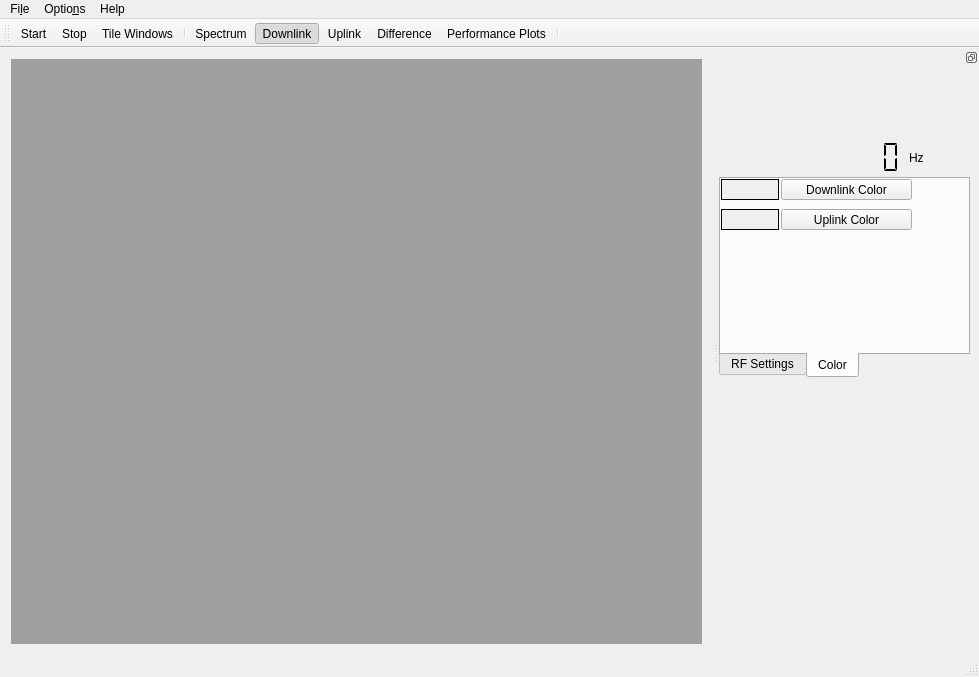
<?xml version="1.0" encoding="UTF-8"?>
<ui version="4.0">
 <class>MainWindow</class>
 <widget class="QMainWindow" name="MainWindow">
  <property name="geometry">
   <rect>
    <x>0</x>
    <y>0</y>
    <width>979</width>
    <height>677</height>
   </rect>
  </property>
  <property name="maximumSize">
   <size>
    <width>16777215</width>
    <height>16777204</height>
   </size>
  </property>
  <property name="windowTitle">
   <string>FALCON</string>
  </property>
  <property name="windowIcon">
   <iconset resource="../../gfx/images.qrc">
    <normaloff>:/logo/Logo_FALCON_button.png</normaloff>:/logo/Logo_FALCON_button.png</iconset>
  </property>
  <property name="toolButtonStyle">
   <enum>Qt::ToolButtonIconOnly</enum>
  </property>
  <property name="animated">
   <bool>false</bool>
  </property>
  <property name="dockNestingEnabled">
   <bool>true</bool>
  </property>
  <property name="dockOptions">
   <set>QMainWindow::AllowNestedDocks</set>
  </property>
  <widget class="QWidget" name="centralWidget">
   <layout class="QHBoxLayout" name="horizontalLayout">
    <item>
     <widget class="QMdiArea" name="mdiArea">
      <property name="sizePolicy">
       <sizepolicy hsizetype="Preferred" vsizetype="Preferred">
        <horstretch>0</horstretch>
        <verstretch>0</verstretch>
       </sizepolicy>
      </property>
      <property name="sizeAdjustPolicy">
       <enum>QAbstractScrollArea::AdjustToContents</enum>
      </property>
     </widget>
    </item>
   </layout>
  </widget>
  <widget class="QMenuBar" name="menuBar">
   <property name="geometry">
    <rect>
     <x>0</x>
     <y>0</y>
     <width>979</width>
     <height>30</height>
    </rect>
   </property>
   <widget class="QMenu" name="menuFile">
    <property name="title">
     <string>Fi&amp;le</string>
    </property>
    <addaction name="actionNew"/>
   </widget>
   <widget class="QMenu" name="menuHelp">
    <property name="title">
     <string>Help</string>
    </property>
   </widget>
   <widget class="QMenu" name="menuOptions">
    <property name="title">
     <string>Optio&amp;ns</string>
    </property>
    <widget class="QMenu" name="menuWindow_2">
     <property name="title">
      <string>&amp;Window</string>
     </property>
     <addaction name="actionSpectrum"/>
     <addaction name="actionDifference"/>
     <addaction name="actionUplink"/>
     <addaction name="actionplot1"/>
     <addaction name="actionDownlink"/>
    </widget>
    <widget class="QMenu" name="menuUtilities">
     <property name="title">
      <string>&amp;Utilities</string>
     </property>
     <addaction name="actionScrolling"/>
     <addaction name="actionSave_Settings"/>
    </widget>
    <widget class="QMenu" name="menuRadio">
     <property name="title">
      <string>&amp;Radio</string>
     </property>
     <addaction name="actionUse_File_as_Source"/>
     <addaction name="actionRadio_Settings"/>
    </widget>
    <addaction name="menuUtilities"/>
    <addaction name="menuRadio"/>
    <addaction name="menuWindow_2"/>
   </widget>
   <addaction name="menuFile"/>
   <addaction name="menuOptions"/>
   <addaction name="menuHelp"/>
  </widget>
  <widget class="QToolBar" name="mainToolBar">
   <attribute name="toolBarArea">
    <enum>TopToolBarArea</enum>
   </attribute>
   <attribute name="toolBarBreak">
    <bool>false</bool>
   </attribute>
   <addaction name="actionNew"/>
   <addaction name="actionStop"/>
   <addaction name="actionTile_Windows"/>
   <addaction name="separator"/>
   <addaction name="actionSpectrum"/>
   <addaction name="actionDownlink"/>
   <addaction name="actionUplink"/>
   <addaction name="actionDifference"/>
   <addaction name="actionplot1"/>
   <addaction name="separator"/>
  </widget>
  <widget class="QStatusBar" name="statusBar"/>
  <widget class="QDockWidget" name="dockWidget">
   <property name="sizePolicy">
    <sizepolicy hsizetype="Expanding" vsizetype="Expanding">
     <horstretch>0</horstretch>
     <verstretch>0</verstretch>
    </sizepolicy>
   </property>
   <property name="minimumSize">
    <size>
     <width>260</width>
     <height>50</height>
    </size>
   </property>
   <property name="features">
    <set>QDockWidget::DockWidgetFloatable|QDockWidget::DockWidgetMovable</set>
   </property>
   <property name="allowedAreas">
    <set>Qt::LeftDockWidgetArea|Qt::RightDockWidgetArea</set>
   </property>
   <attribute name="dockWidgetArea">
    <number>2</number>
   </attribute>
   <widget class="QWidget" name="dockWidgetContents">
    <widget class="QTabWidget" name="tabWidget">
     <property name="geometry">
      <rect>
       <x>0</x>
       <y>110</y>
       <width>251</width>
       <height>201</height>
      </rect>
     </property>
     <property name="tabPosition">
      <enum>QTabWidget::South</enum>
     </property>
     <property name="tabShape">
      <enum>QTabWidget::Rounded</enum>
     </property>
     <property name="currentIndex">
      <number>1</number>
     </property>
     <widget class="QWidget" name="rf_settings">
      <attribute name="title">
       <string>RF Settings</string>
      </attribute>
      <widget class="QCheckBox" name="checkBox_FileAsSource">
       <property name="geometry">
        <rect>
         <x>0</x>
         <y>40</y>
         <width>141</width>
         <height>22</height>
        </rect>
       </property>
       <property name="text">
        <string>Use File as Source</string>
       </property>
      </widget>
      <widget class="QSpinBox" name="spinBox_rf_freq">
       <property name="geometry">
        <rect>
         <x>0</x>
         <y>0</y>
         <width>121</width>
         <height>32</height>
        </rect>
       </property>
       <property name="maximum">
        <number>999999999</number>
       </property>
       <property name="displayIntegerBase">
        <number>10</number>
       </property>
      </widget>
      <widget class="QSpinBox" name="spinBox_CellId">
       <property name="geometry">
        <rect>
         <x>0</x>
         <y>110</y>
         <width>52</width>
         <height>32</height>
        </rect>
       </property>
       <property name="buttonSymbols">
        <enum>QAbstractSpinBox::PlusMinus</enum>
       </property>
       <property name="accelerated">
        <bool>true</bool>
       </property>
       <property name="maximum">
        <number>999</number>
       </property>
       <property name="value">
        <number>50</number>
       </property>
      </widget>
      <widget class="QSpinBox" name="spinBox_Ports">
       <property name="geometry">
        <rect>
         <x>90</x>
         <y>110</y>
         <width>52</width>
         <height>32</height>
        </rect>
       </property>
       <property name="buttonSymbols">
        <enum>QAbstractSpinBox::PlusMinus</enum>
       </property>
       <property name="accelerated">
        <bool>true</bool>
       </property>
       <property name="value">
        <number>2</number>
       </property>
      </widget>
      <widget class="QSpinBox" name="spinBox_Prb">
       <property name="geometry">
        <rect>
         <x>180</x>
         <y>110</y>
         <width>52</width>
         <height>32</height>
        </rect>
       </property>
       <property name="buttonSymbols">
        <enum>QAbstractSpinBox::PlusMinus</enum>
       </property>
       <property name="accelerated">
        <bool>true</bool>
       </property>
       <property name="maximum">
        <number>999</number>
       </property>
       <property name="value">
        <number>50</number>
       </property>
      </widget>
      <widget class="QLabel" name="label_2">
       <property name="geometry">
        <rect>
         <x>7</x>
         <y>140</y>
         <width>61</width>
         <height>20</height>
        </rect>
       </property>
       <property name="text">
        <string>Cell ID</string>
       </property>
      </widget>
      <widget class="QLabel" name="label_3">
       <property name="geometry">
        <rect>
         <x>100</x>
         <y>140</y>
         <width>58</width>
         <height>18</height>
        </rect>
       </property>
       <property name="text">
        <string>Ports</string>
       </property>
      </widget>
      <widget class="QLabel" name="label_4">
       <property name="geometry">
        <rect>
         <x>190</x>
         <y>140</y>
         <width>58</width>
         <height>18</height>
        </rect>
       </property>
       <property name="text">
        <string>PRB</string>
       </property>
      </widget>
      <widget class="QLabel" name="label_5">
       <property name="geometry">
        <rect>
         <x>130</x>
         <y>10</y>
         <width>58</width>
         <height>18</height>
        </rect>
       </property>
       <property name="text">
        <string>kHz</string>
       </property>
      </widget>
      <widget class="QLineEdit" name="lineEdit_FileName">
       <property name="geometry">
        <rect>
         <x>0</x>
         <y>70</y>
         <width>241</width>
         <height>32</height>
        </rect>
       </property>
       <property name="acceptDrops">
        <bool>false</bool>
       </property>
       <property name="echoMode">
        <enum>QLineEdit::Normal</enum>
       </property>
       <property name="dragEnabled">
        <bool>true</bool>
       </property>
       <property name="placeholderText">
        <string>Path to File</string>
       </property>
       <property name="clearButtonEnabled">
        <bool>true</bool>
       </property>
      </widget>
      <widget class="QPushButton" name="Select_file_button">
       <property name="geometry">
        <rect>
         <x>140</x>
         <y>30</y>
         <width>91</width>
         <height>34</height>
        </rect>
       </property>
       <property name="text">
        <string>Select File</string>
       </property>
      </widget>
     </widget>
     <widget class="QWidget" name="color_settings">
      <attribute name="title">
       <string>Color</string>
      </attribute>
      <widget class="QLabel" name="color_label_downlink">
       <property name="geometry">
        <rect>
         <x>0</x>
         <y>0</y>
         <width>58</width>
         <height>21</height>
        </rect>
       </property>
       <property name="autoFillBackground">
        <bool>true</bool>
       </property>
       <property name="frameShape">
        <enum>QFrame::Box</enum>
       </property>
       <property name="frameShadow">
        <enum>QFrame::Plain</enum>
       </property>
       <property name="midLineWidth">
        <number>4</number>
       </property>
       <property name="text">
        <string/>
       </property>
      </widget>
      <widget class="QPushButton" name="pushButton_downlink_color">
       <property name="geometry">
        <rect>
         <x>60</x>
         <y>0</y>
         <width>131</width>
         <height>21</height>
        </rect>
       </property>
       <property name="text">
        <string>Downlink Color</string>
       </property>
      </widget>
      <widget class="QLabel" name="color_label_uplink">
       <property name="geometry">
        <rect>
         <x>0</x>
         <y>30</y>
         <width>58</width>
         <height>21</height>
        </rect>
       </property>
       <property name="autoFillBackground">
        <bool>true</bool>
       </property>
       <property name="frameShape">
        <enum>QFrame::Box</enum>
       </property>
       <property name="frameShadow">
        <enum>QFrame::Plain</enum>
       </property>
       <property name="midLineWidth">
        <number>4</number>
       </property>
       <property name="text">
        <string/>
       </property>
      </widget>
      <widget class="QPushButton" name="pushButton_uplink_color">
       <property name="geometry">
        <rect>
         <x>60</x>
         <y>30</y>
         <width>131</width>
         <height>21</height>
        </rect>
       </property>
       <property name="text">
        <string>Uplink Color</string>
       </property>
      </widget>
     </widget>
    </widget>
    <widget class="QLCDNumber" name="lcdNumber_rf_freq">
     <property name="geometry">
      <rect>
       <x>10</x>
       <y>70</y>
       <width>181</width>
       <height>41</height>
      </rect>
     </property>
     <property name="midLineWidth">
      <number>-2</number>
     </property>
     <property name="digitCount">
      <number>10</number>
     </property>
     <property name="segmentStyle">
      <enum>QLCDNumber::Flat</enum>
     </property>
     <property name="intValue" stdset="0">
      <number>0</number>
     </property>
    </widget>
    <widget class="QLabel" name="label">
     <property name="geometry">
      <rect>
       <x>190</x>
       <y>70</y>
       <width>58</width>
       <height>41</height>
      </rect>
     </property>
     <property name="text">
      <string>Hz</string>
     </property>
     <property name="textFormat">
      <enum>Qt::AutoText</enum>
     </property>
     <property name="scaledContents">
      <bool>false</bool>
     </property>
    </widget>
    <widget class="QLabel" name="label_6">
     <property name="geometry">
      <rect>
       <x>0</x>
       <y>-10</y>
       <width>251</width>
       <height>81</height>
      </rect>
     </property>
     <property name="text">
      <string/>
     </property>
     <property name="pixmap">
      <pixmap resource="../../gfx/images.qrc">:/logo/Logo_FALCON.png</pixmap>
     </property>
     <property name="scaledContents">
      <bool>true</bool>
     </property>
    </widget>
   </widget>
  </widget>
  <action name="actionNew">
   <property name="text">
    <string>&amp;Start</string>
   </property>
  </action>
  <action name="actionStop">
   <property name="text">
    <string>&amp;Stop</string>
   </property>
   <property name="toolTip">
    <string>Stop</string>
   </property>
  </action>
  <action name="actionSpectrum">
   <property name="checkable">
    <bool>true</bool>
   </property>
   <property name="text">
    <string>&amp;Spectrum</string>
   </property>
  </action>
  <action name="actionDifference">
   <property name="checkable">
    <bool>true</bool>
   </property>
   <property name="text">
    <string>&amp;Difference</string>
   </property>
  </action>
  <action name="actionUplink">
   <property name="checkable">
    <bool>true</bool>
   </property>
   <property name="text">
    <string>&amp;Uplink</string>
   </property>
  </action>
  <action name="actionDownlink">
   <property name="checkable">
    <bool>true</bool>
   </property>
   <property name="checked">
    <bool>true</bool>
   </property>
   <property name="text">
    <string>D&amp;ownlink</string>
   </property>
  </action>
  <action name="actionTile_Windows">
   <property name="text">
    <string>&amp;Tile Windows</string>
   </property>
  </action>
  <action name="actionScrolling">
   <property name="text">
    <string>&amp;Scrolling</string>
   </property>
  </action>
  <action name="actionUse_File_as_Source">
   <property name="checkable">
    <bool>true</bool>
   </property>
   <property name="checked">
    <bool>true</bool>
   </property>
   <property name="text">
    <string>&amp;Use File as Source</string>
   </property>
  </action>
  <action name="actionRadio_Settings">
   <property name="text">
    <string>&amp;Radio Settings</string>
   </property>
  </action>
  <action name="actionSave_Settings">
   <property name="checkable">
    <bool>true</bool>
   </property>
   <property name="checked">
    <bool>true</bool>
   </property>
   <property name="text">
    <string>Sa&amp;ve Settings</string>
   </property>
  </action>
  <action name="actionPerformance_Plots">
   <property name="text">
    <string>Performance Plots</string>
   </property>
  </action>
  <action name="actionplot1">
   <property name="checkable">
    <bool>true</bool>
   </property>
   <property name="text">
    <string>&amp;Performance Plots</string>
   </property>
  </action>
  <action name="actionDownlink_Plots">
   <property name="checkable">
    <bool>true</bool>
   </property>
   <property name="text">
    <string>Do&amp;wnlink Plots</string>
   </property>
  </action>
  <zorder>dockWidget</zorder>
 </widget>
 <layoutdefault spacing="6" margin="11"/>
 <resources>
  <include location="../../gfx/images.qrc"/>
 </resources>
 <connections/>
</ui>
